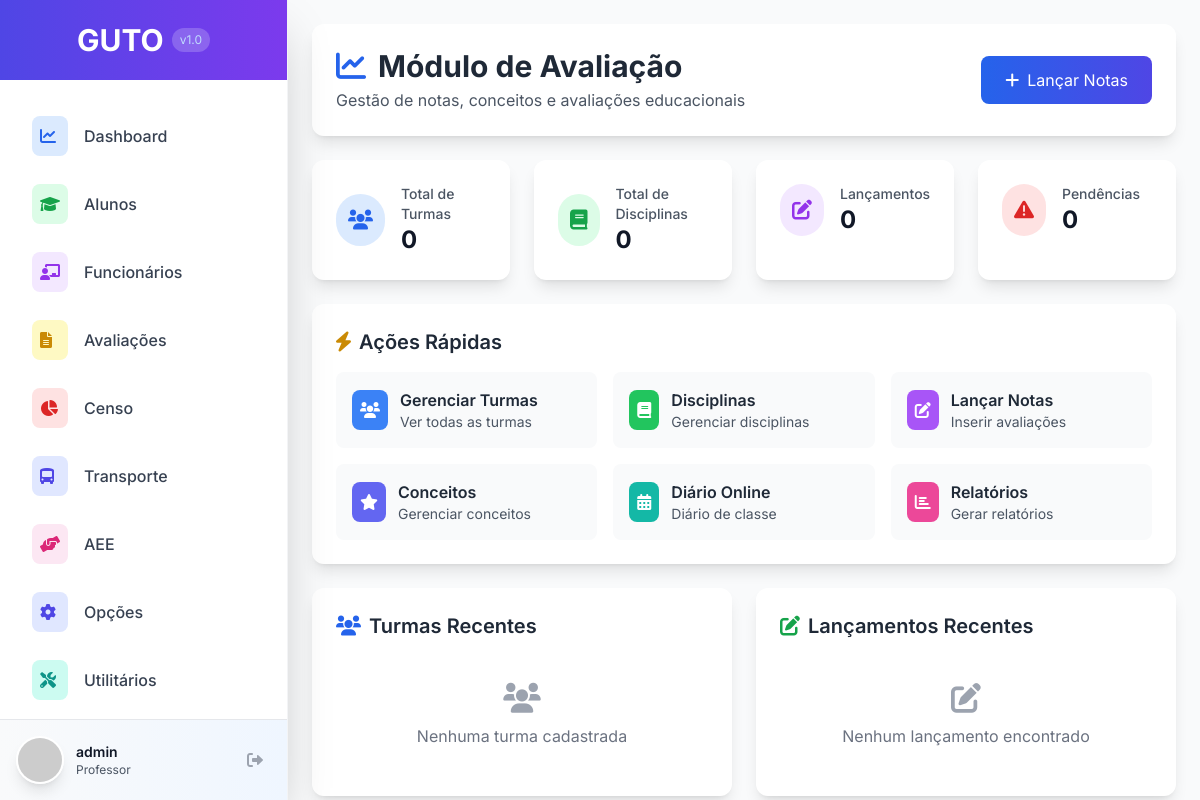
The page /avaliacao/ (signed in) on the database as committed earlier.
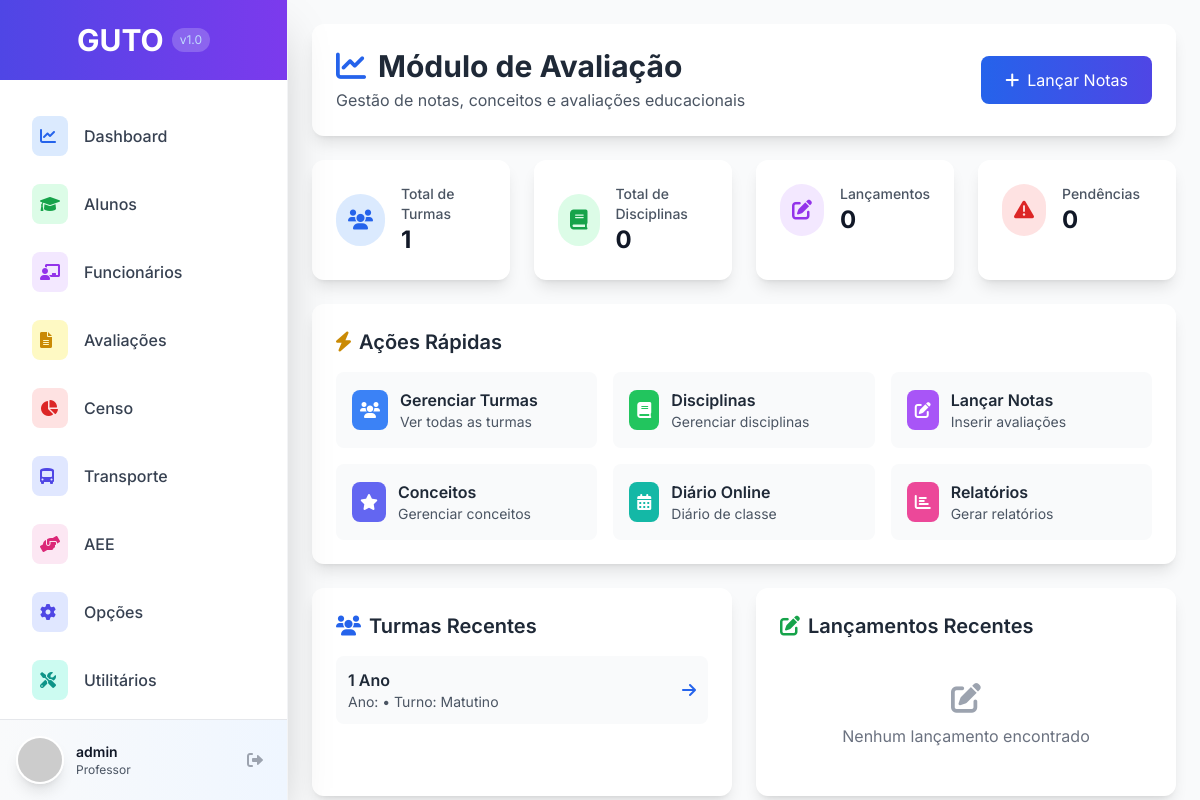
The same page on the database as committed later.
### avaliacao/models.py (models this page shows, shortened)
class Turma(models.Model):
    TIPO_ENSINO_CHOICES = [
        ('EDUCACAO_INFANTIL', 'Educação Infantil'),
        ('ENSINO_FUNDAMENTAL_I', 'Ensino Fundamental I'),
        ('ENSINO_FUNDAMENTAL_II', 'Ensino Fundamental II'),
        ('ENSINO_MEDIO', 'Ensino Médio'),
        ('EJA', 'Educação de Jovens e Adultos'),
        ('TECNICO', 'Técnico'),
    ]
    ANO_SERIE_CHOICES = [
        ('BERÇARIO', 'Berçário'),
        ('MATERNAL_I', 'Maternal I'),
        ('MATERNAL_II', 'Maternal II'),
        ('PRE_I', 'Pré I'),
        ('PRE_II', 'Pré II'),
        ('1_ANO', '1º Ano'),
        ('2_ANO', '2º Ano'),
        ('3_ANO', '3º Ano'),
        ('4_ANO', '4º Ano'),
        ('5_ANO', '5º Ano'),
        ('6_ANO', '6º Ano'),
        ('7_ANO', '7º Ano'),
        ('8_ANO', '8º Ano'),
        ('9_ANO', '9º Ano'),
        ('1_SERIE', '1ª Série'),
        ('2_SERIE', '2ª Série'),
        ('3_SERIE', '3ª Série'),
    ]
    TURNO_CHOICES = [
        ('MATUTINO', 'Matutino'),
        ('VESPERTINO', 'Vespertino'),
        ('NOTURNO', 'Noturno'),
        ('INTEGRAL', 'Integral'),
    ]
    nome = models.CharField(max_length=255, verbose_name="Nome da Turma")
    periodo_letivo = models.CharField(max_length=4, default=str(date.today().year), verbose_name="Período Letivo")
    tipo_ensino = models.CharField(max_length=50, choices=TIPO_ENSINO_CHOICES, verbose_name="Tipo de Ensino")
    ano_serie = models.CharField(max_length=50, choices=ANO_SERIE_CHOICES, verbose_name="Ano/Série")
    turno = models.CharField(max_length=20, choices=TURNO_CHOICES, verbose_name="Turno")
    diario_fechado = models.BooleanField(default=False, verbose_name="Diário Fechado")
    vagas_total = models.IntegerField(default=30, verbose_name="Total de Vagas")
    data_criacao = models.DateTimeField(auto_now_add=True, verbose_name="Data de Criação", null=True, blank=True)
    usuario_criacao = models.ForeignKey(User, on_delete=models.PROTECT, verbose_name="Criado por", null=True, blank=True)
    class Meta:
        verbose_name = "Turma"
        verbose_name_plural = "Turmas"
        unique_together = ['nome', 'periodo_letivo']
        ordering = ['periodo_letivo', 'ano_serie', 'nome']

### avaliacao/views.py (the view)
# urls.py: path('', views.avaliacao_home, name='avaliacao_home'),
@login_required
def avaliacao_home(request):
    total_turmas = Turma.objects.count()
    total_disciplinas = Disciplina.objects.count()
    total_lancamentos = LancamentoNota.objects.count()
    pendencias = PendenciaAvaliacao.objects.filter(resolvida=False).count()
    turmas_recentes = Turma.objects.order_by('-id')[:5]
    lancamentos_recentes = LancamentoNota.objects.order_by('-data_lancamento')[:5]
    context = {
        'total_turmas': total_turmas,
        'total_disciplinas': total_disciplinas,
        'total_lancamentos': total_lancamentos,
        'pendencias': pendencias,
        'turmas_recentes': turmas_recentes,
        'lancamentos_recentes': lancamentos_recentes,
    }
    return render(request, 'avaliacao/home.html', context)

### templates/avaliacao/home.html (shortened to what the changed rows need)
{% extends 'base.html' %}
{% block content %}
<div class="space-y-6">
    <div class="bg-white rounded-xl shadow-lg p-6">
        <div class="flex items-center justify-between">
            <div>
                <h1 class="text-3xl font-bold text-gray-800">
                    <i class="fas fa-chart-line text-blue-600 mr-3"></i>Módulo de Avaliação
                </h1>
            </div>
        </div>
    </div>
    <div class="grid grid-cols-1 md:grid-cols-2 lg:grid-cols-4 gap-6">
        <div class="bg-white rounded-xl shadow-lg p-6">
            <div class="flex items-center">
                <div class="ml-4">
                    <p class="text-sm font-medium text-gray-600">Total de Turmas</p>
                    <p class="text-2xl font-bold text-gray-900">{{ total_turmas }}</p>
                </div>
            </div>
        </div>
    </div>
    <div class="bg-white rounded-xl shadow-lg p-6">
        <h2 class="text-xl font-semibold text-gray-800 mb-4">
            <i class="fas fa-bolt text-yellow-600 mr-2"></i>Ações Rápidas
        </h2>
    </div>
    <div class="grid grid-cols-1 lg:grid-cols-2 gap-6">
        <div class="bg-white rounded-xl shadow-lg p-6">
            <h2 class="text-xl font-semibold text-gray-800 mb-4">
                <i class="fas fa-users text-blue-600 mr-2"></i>Turmas Recentes
            </h2>
            {% if turmas_recentes %}
                <div class="space-y-3">
                    {% for turma in turmas_recentes %}
                        <div class="flex items-center justify-between p-3 bg-gray-50 rounded-lg">
                            <div>
                                <p class="font-semibold text-gray-800">{{ turma.nome }}</p>
                                <p class="text-sm text-gray-600">Ano: {{ turma.ano }} • Turno: {{ turma.get_turno_display }}</p>
                            </div>
                            <a href="{% url 'avaliacao:turmas_list' %}?turma={{ turma.id }}" class="text-blue-600 hover:text-blue-800">
                                <i class="fas fa-arrow-right"></i>
                            </a>
                        </div>
                    {% endfor %}
                </div>
            {% else %}
                <div class="text-center py-6">
                    <i class="fas fa-users text-gray-400 text-3xl mb-2"></i>
                    <p class="text-gray-500">Nenhuma turma cadastrada</p>
                </div>
            {% endif %}
        </div>
        <div class="bg-white rounded-xl shadow-lg p-6">
            <h2 class="text-xl font-semibold text-gray-800 mb-4">
                <i class="fas fa-edit text-green-600 mr-2"></i>Lançamentos Recentes
            </h2>
        </div>
    </div>
</div>
{% endblock %}

Rows that differ between the two databases and show on the page:
added Turma: nome "1 Ano", turno "Matutino"
Other text that changed with them:
{{ total_turmas }}: "0" → "1"
text no longer shown: "Nenhuma turma cadastrada"
